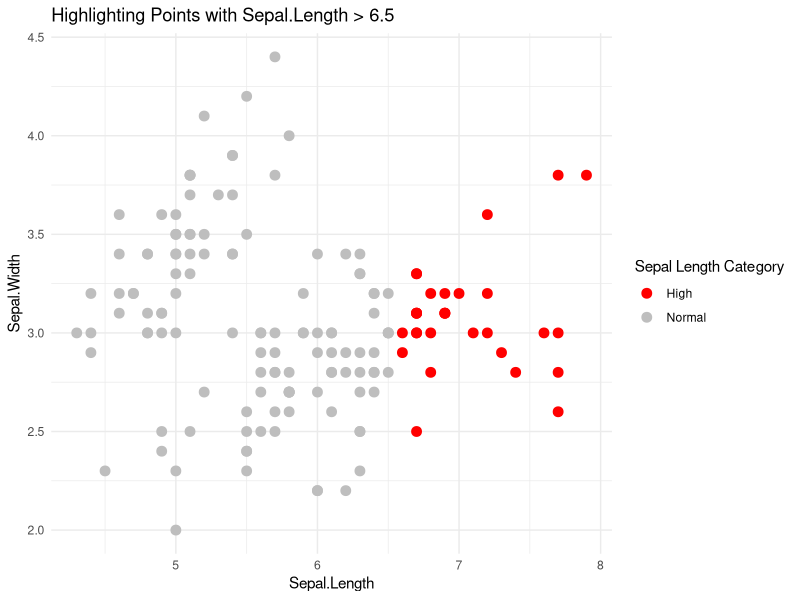

Source code (R):
#Use logical conditions to highlight subsets of points in different colors.

# Load library
library(ggplot2)

# Create a new variable for highlighting
iris$Highlight <- ifelse(iris$Sepal.Length > 6.5, "High", "Normal")

# Create the plot
ggplot(iris, aes(x = Sepal.Length, y = Sepal.Width, color = Highlight)) +
  geom_point(size = 3) +
  scale_color_manual(values = c("High" = "red", "Normal" = "gray")) +
  labs(title = "Highlighting Points with Sepal.Length > 6.5",
       color = "Sepal Length Category") +
  theme_minimal()
